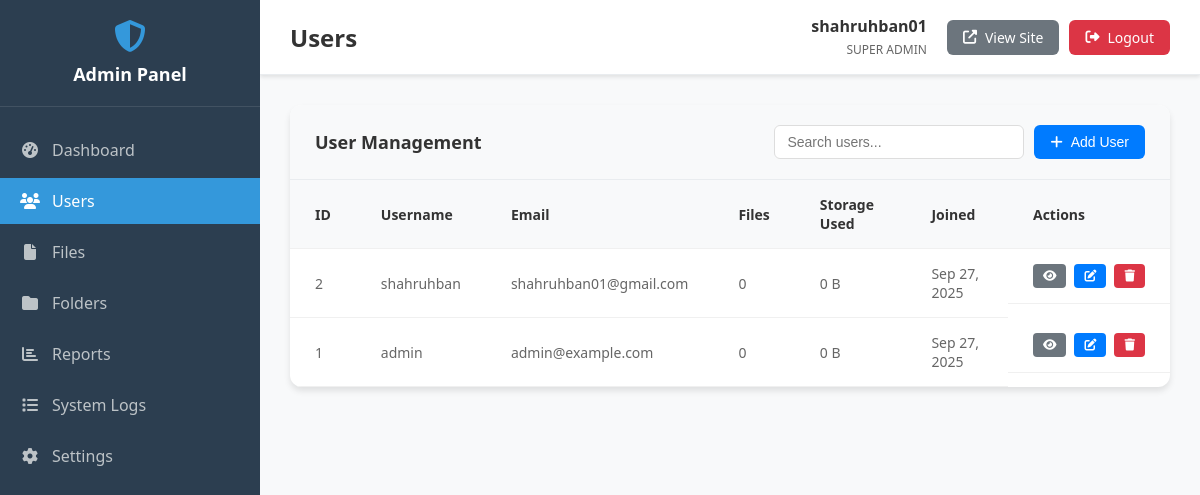
/admin/users.php (signed in), run on the app's committed database.
### tables this page shows
CREATE TABLE `users` (
  `id` int(11) NOT NULL,
  `username` varchar(50) NOT NULL,
  `email` varchar(100) NOT NULL,
  `password` varchar(255) NOT NULL,
  `created_at` timestamp NOT NULL DEFAULT current_timestamp(),
  `updated_at` timestamp NOT NULL DEFAULT current_timestamp() ON UPDATE current_timestamp()
);

### classes/AdminManager.php (called while the page is built, shortened)
<?php
require_once '../config/database.php';
require_once 'AdminAuth.php';
class AdminManager {
    private $conn;
    public function __construct() {
        $database = new Database();
        $this->conn = $database->getConnection();
    }
    public function getAllUsers($page = 1, $limit = 20, $search = '') {
        try {
            $offset = ($page - 1) * $limit;
            $search_term = '%' . $search . '%';
            $count_query = "SELECT COUNT(*) as total FROM users WHERE username LIKE :search OR email LIKE :search";
            $count_stmt = $this->conn->prepare($count_query);
            $count_stmt->bindParam(':search', $search_term);
            $count_stmt->execute();
            $total = $count_stmt->fetch()['total'];
            $query = "SELECT u.*,
                            COUNT(f.id) as file_count,
                            SUM(f.file_size) as total_storage
                     FROM users u
                     LEFT JOIN files f ON u.id = f.user_id
                     WHERE u.username LIKE :search OR u.email LIKE :search
                     GROUP BY u.id
                     ORDER BY u.created_at DESC
                     LIMIT :limit OFFSET :offset";
            $stmt = $this->conn->prepare($query);
            $stmt->bindParam(':search', $search_term);
            $stmt->bindParam(':limit', $limit, PDO::PARAM_INT);
            $stmt->bindParam(':offset', $offset, PDO::PARAM_INT);
            $stmt->execute();
            return [
                'success' => true,
                'users' => $stmt->fetchAll(),
                'total' => $total,
                'pages' => ceil($total / $limit)
            ];
        } catch (Exception $e) {
            return ['success' => false, 'message' => 'Failed to fetch users'];
        }
    }
}
?>

### config/database.php (called while the page is built, shortened)
<?php
class Database {
    private $host = 'localhost';
    private $db_name = 'document_vault';
    private $username = 'root';
    private $password = '';
    public function getConnection() {
        $this->conn = null;
        try {
            $this->conn = new PDO(
                "mysql:host=" . $this->host . ";dbname=" . $this->db_name . ";charset=utf8",
                $this->username,
                $this->password,
                array(
                    PDO::ATTR_ERRMODE => PDO::ERRMODE_EXCEPTION,
                    PDO::ATTR_DEFAULT_FETCH_MODE => PDO::FETCH_ASSOC,
                    PDO::ATTR_EMULATE_PREPARES => false
                )
            );
        } catch(PDOException $exception) {
            error_log("Connection error: " . $exception->getMessage());
            throw new Exception("Database connection failed");
        }
        return $this->conn;
    }
}
?>

### classes/AdminAuth.php (called while the page is built, shortened)
<?php
require_once '../config/database.php';
class AdminAuth {
    public function __construct() {
        try {
            $database = new Database();
        } catch (Exception $e) {
            error_log("AdminAuth database connection failed: " . $e->getMessage());
            throw new Exception("Database connection failed");
        }
    }
}
?>

### admin/includes/functions.php (called while the page is built, shortened)
<?php
if (!function_exists('formatBytes')) {
    function formatBytes($bytes, $precision = 2) {
        if ($bytes === 0 || $bytes === null) return '0 B';
        $units = array('B', 'KB', 'MB', 'GB', 'TB');
        for ($i = 0; $bytes > 1024 && $i < count($units) - 1; $i++) {
            $bytes /= 1024;
        }
        return round($bytes, $precision) . ' ' . $units[$i];
    }
}
if (!function_exists('formatDate')) {
    function formatDate($dateString, $format = 'M d, Y') {
        return date($format, strtotime($dateString));
    }
}
?>

### admin/users.php (the view, shortened to what this page needs)
<?php
require_once '../classes/AdminAuth.php';
require_once '../classes/AdminManager.php';
require_once 'includes/functions.php';
$adminManager = new AdminManager();
$page = $_GET['page'] ?? 1;
$search = $_GET['search'] ?? '';
$users = $adminManager->getAllUsers($page, 20, $search);
?>
<!DOCTYPE html>
<html lang="en">
<head>
    <link rel="stylesheet" href="css/admin.css">
    <link rel="stylesheet" href="https://cdnjs.cloudflare.com/ajax/libs/font-awesome/6.4.0/css/all.min.css">
</head>
<body>
    <div class="admin-layout">
        <?php include 'includes/sidebar.php'; ?>
        <div class="admin-main">
            <?php include 'includes/header.php'; ?>
            <div class="admin-content">
                <div class="data-table">
                    <div class="table-header">
                        <h2 class="table-title">User Management</h2>
                        <div class="table-actions">
                            <input type="text" class="search-box" placeholder="Search users..."
                                   value="<?php echo htmlspecialchars($search); ?>"
                                   onkeyup="searchUsers(this.value)">
                            <button class="btn btn-primary" onclick="showAddUserModal()">
                                <i class="fas fa-plus"></i> Add User
                            </button>
                        </div>
                    </div>
                    <?php if ($users['success'] && count($users['users']) > 0): ?>
                    <table>
                        <thead>
                            <tr>
                                <th>ID</th>
                                <th>Username</th>
                                <th>Email</th>
                                <th>Files</th>
                                <th>Storage Used</th>
                                <th>Joined</th>
                                <th>Actions</th>
                            </tr>
                        </thead>
                        <tbody>
                            <?php foreach ($users['users'] as $user): ?>
                            <tr>
                                <td><?php echo $user['id']; ?></td>
                                <td><?php echo htmlspecialchars($user['username']); ?></td>
                                <td><?php echo htmlspecialchars($user['email']); ?></td>
                                <td><?php echo number_format($user['file_count']); ?></td>
                                <td><?php echo formatBytes($user['total_storage'] ?: 0); ?></td>
                                <td><?php echo formatDate($user['created_at']); ?></td>
                                <td class="table-actions-cell">
                                    <button class="btn btn-secondary action-btn-small"
                                            onclick="viewUser(<?php echo $user['id']; ?>)">
                                        <i class="fas fa-eye"></i>
                                    </button>
                                    <button class="btn btn-primary action-btn-small"
                                            onclick="editUser(<?php echo $user['id']; ?>)">
                                        <i class="fas fa-edit"></i>
                                    </button>
                                    <button class="btn btn-danger action-btn-small"
                                            onclick="deleteUser(<?php echo $user['id']; ?>, '<?php echo htmlspecialchars($user['username']); ?>')">
                                        <i class="fas fa-trash"></i>
                                    </button>
                                </td>
                            </tr>
                            <?php endforeach; ?>
                        </tbody>
                    </table>
                    <?php endif; ?>
                </div>
            </div>
        </div>
    </div>
</body>
</html>

### admin/css/admin.css (style rules this page uses)
* { margin: 0; padding: 0; box-sizing: border-box; }
body { font-family: 'Segoe UI', Tahoma, Geneva, Verdana, sans-serif; background-color: #f8f9fa; color: #333; }
.admin-layout { display: flex; min-height: 100vh; }
.admin-main { flex: 1; margin-left: 260px; display: flex; flex-direction: column; transition: margin-left 0.3s; }
.btn { padding: 8px 16px; border: none; border-radius: 6px; text-decoration: none; font-size: 14px; font-weight: 500; cursor: pointer; transition: all 0.3s; display: inline-flex; align-items: center; gap: 8px; }
.btn-secondary { background: #6c757d; color: white; }
.btn-danger { background: #dc3545; color: white; }
.btn-primary { background: #007bff; color: white; }
.admin-content { flex: 1; padding: 30px; overflow-y: auto; }
.data-table { width: 100%; background: white; border-radius: 12px; overflow: hidden; box-shadow: 0 4px 6px rgba(0,0,0,0.1); }
.table-header { padding: 20px 25px; background: #f8f9fa; border-bottom: 1px solid #e9ecef; display: flex; justify-content: space-between; align-items: center; }
.table-title { font-size: 18px; font-weight: 600; color: #333; }
.table-actions { display: flex; gap: 10px; }
.search-box { padding: 8px 12px; border: 1px solid #ddd; border-radius: 6px; font-size: 14px; width: 250px; }
table { width: 100%; border-collapse: collapse; }
th, td { padding: 15px 25px; text-align: left; border-bottom: 1px solid #f0f0f0; }
th { background: #f8f9fa; font-weight: 600; color: #333; font-size: 14px; }
td { color: #666; font-size: 14px; }
.table-actions-cell { display: flex; gap: 8px; }
.action-btn-small { padding: 6px 10px; font-size: 12px; border-radius: 4px; }

### data on the page
users: id "2", username "shahruhban", email "shahruhban01@gmail.com", file_count "0", total_storage "0 B", created_at "Sep 27, 2025"
users: id "1", username "admin", email "admin@example.com", file_count "0", total_storage "0 B", created_at "Sep 27, 2025"

### other printed values
str_replace('.php', '', basename($_SERVER['PHP_SELF'])) "Users"
$_SESSION['admin_username'] "shahruhban01"
str_replace('_', ' ', $_SESSION['admin_role']) "SUPER ADMIN"
